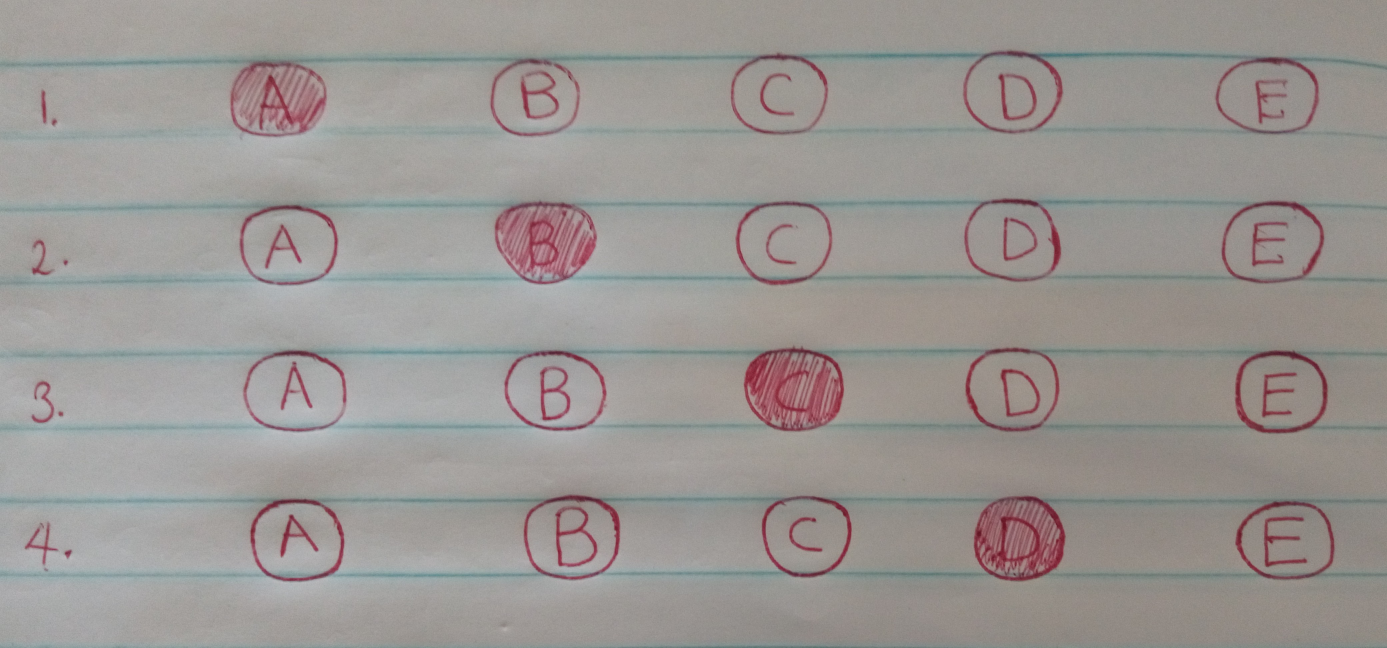
#> input picture Multiple choice answers.jpg, 4160 x 1943 px (shown at 1/3 size)
$ python 'Optical Mark Recongnition.py' --image 'Multiple choice answers.jpg'
#> lines starting #> are read from the running program, lines starting #| are printed output that depends on the picture; after the words box and inside, x2 and y2 are one past the last pixel; in counts of white or black regions, pixels touching at a corner belong together
'''Import the necessary packages'''
import numpy
import argparse
import cv2
import imutils
from imutils import contours as ct

'''Get the image'''
argparse = argparse.ArgumentParser()
argparse.add_argument("-i", "--image", required=True, help="Adds the image from the command line")
image = vars(argparse.parse_args())

'''Define the answer key that maps to the question number
The answers are
A, B, C, D, E, E, D, C, B, A
'''
ANSWER_KEY = {0: 0, 1: 1, 2: 2, 3: 3, 4: 4, 5: 4, 6: 3, 7: 2, 8: 1, 9: 0}

'''Preprocess the input image'''
image = cv2.imread(image["image"])
#> image is the input picture: shape (1943, 4160, 3); mean B, G, R 147.2, 150, 154.4
#change the width and height of the original image
imageCopy = imutils.resize(image, height=500)
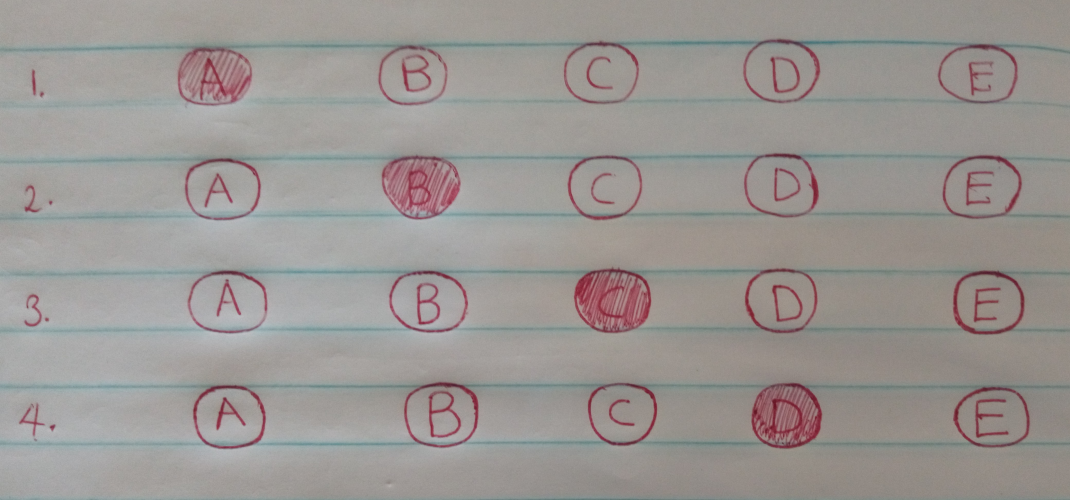
#> imageCopy: shape (500, 1070, 3); mean B, G, R 147.2, 150, 154.4
#Start main preprocessing
gray = cv2.cvtColor(imageCopy, cv2.COLOR_BGR2GRAY)
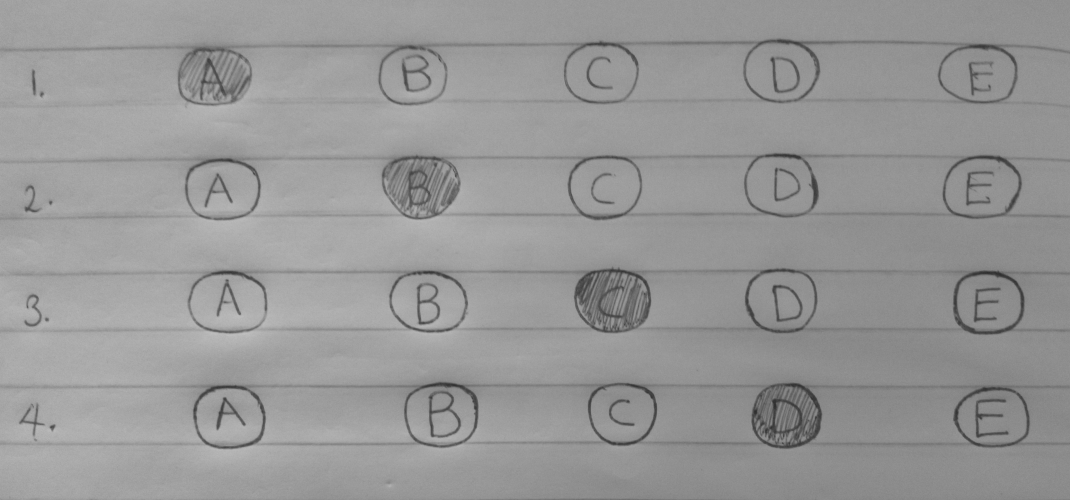
#> gray: shape (500, 1070); min 45, max 191, mean 151
blur = cv2.GaussianBlur(gray, (1, 1), 0)
edged = cv2.Canny(blur, 105, 150)
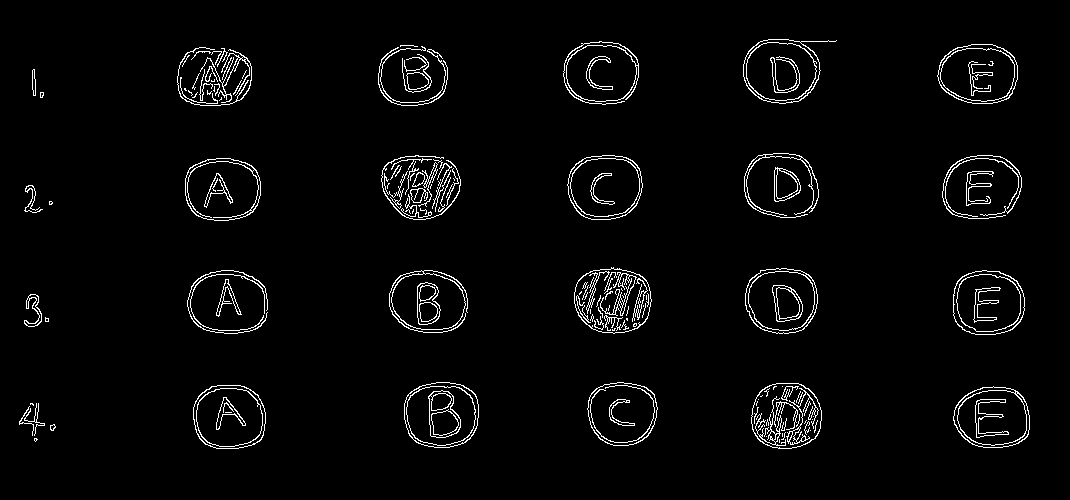
#> edged: shape (500, 1070); 3% white in thin lines or dots, all inside (x1, y1, x2, y2) = (19, 39, 1030, 449)

'''Display each image when it was processed'''
cv2.imshow("Original Image", imageCopy)
cv2.waitKey(0)

cv2.imshow("Grayed Image", gray)
cv2.waitKey(0)

cv2.imshow("Blurred Image", blur)
cv2.waitKey(0)

cv2.imshow("Edged Image", edged)
cv2.waitKey(0)

'''Apply binary threshold to the image'''
binImage = cv2.threshold(gray, 0, 255, cv2.THRESH_BINARY_INV | cv2.THRESH_OTSU)[1]
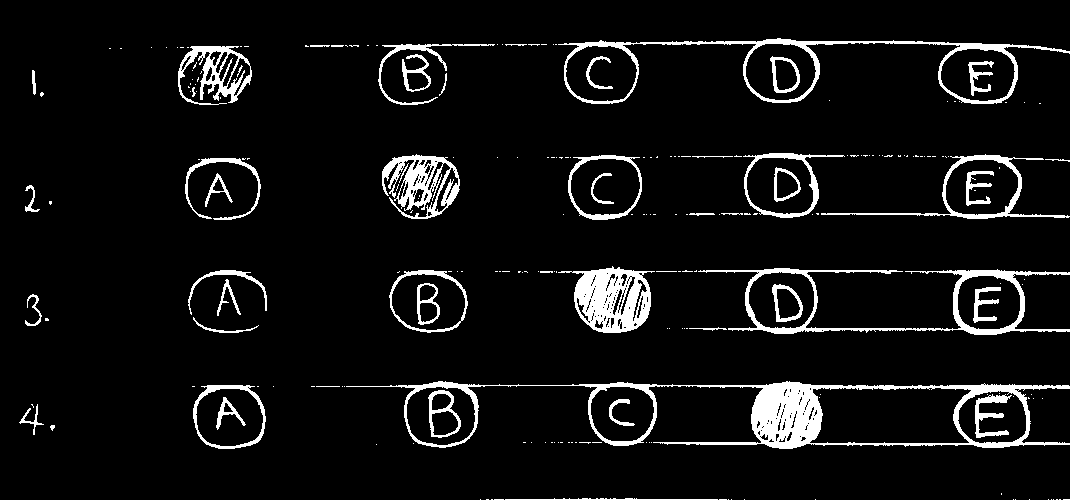
#> binImage: shape (500, 1070); 6.8% white; 229 white regions (177 under 20 px)
cv2.imshow("Binary Image", binImage)
cv2.waitKey(0)

#Find the contours in the image then the bubble contours
contours = cv2.findContours(edged.copy(), cv2.RETR_EXTERNAL, cv2.CHAIN_APPROX_SIMPLE)
#> contours = 81 contours, 45 with area under 20; largest, box (x1, y1, x2, y2) and area: (574, 267, 652, 334) 4053, (404, 382, 479, 448) 4046, (743, 39, 837, 104) 3945, (567, 155, 643, 220) 3941, (185, 158, 261, 221) 3919
contours = imutils.grab_contours(contours)

#question bubble variable
questionBubble = []

#find the bubble contours
for item in contours:
  #find the bounding box of the contour and find the aspect ratio
  (x, y, w, h) = cv2.boundingRect(item)
  aspRatio = w / float(h)

  #append the bubble to the bubble variable
  if w >= 20 and h >= 20 and aspRatio >= 0.8 and aspRatio <= 1.5:
    questionBubble.append(item)
#> this loop made 81 passes
#> (x, y, w, h, aspRatio) on passes 1 to 12: (34, 438, 4, 4, 1), (50, 424, 6, 7, 0.857), (19, 406, 15, 30, 0.5), (24, 403, 21, 33, 0.636), (30, 403, 4, 3, 1.33), (953, 386, 77, 62, 1.24), (193, 385, 73, 64, 1.14), (751, 383, 71, 66, 1.08), (587, 382, 71, 64, 1.11), (404, 382, 75, 66, 1.14), (45, 317, 4, 5, 0.8), (24, 294, 18, 33, 0.545)
#> (item, x, y, w, h, aspRatio) on passes 29, 30, 57: ([[440, 179], [440, 180]], 440, 179, 1, 2, 0.5), ([[453, 178], [454, 179], [454, 180], [454, 179]], 453, 178, 2, 3, 0.667), ([[214, 86], [214, 89], [213, 90], [214, 91]], 213, 86, 2, 6, 0.333)
#> after the loop, questionBubble = 26 contours, 2 with area under 20; largest, box (x1, y1, x2, y2) and area: (574, 267, 652, 334) 4053, (404, 382, 479, 448) 4046, (743, 39, 837, 104) 3945, (567, 155, 643, 220) 3941, (185, 158, 261, 221) 3919

questionColoured = imageCopy.copy()
for item in questionBubble:
  cv2.drawContours(questionColoured, [item], -1, (240, 0, 159), 2)
#> this loop made 26 passes
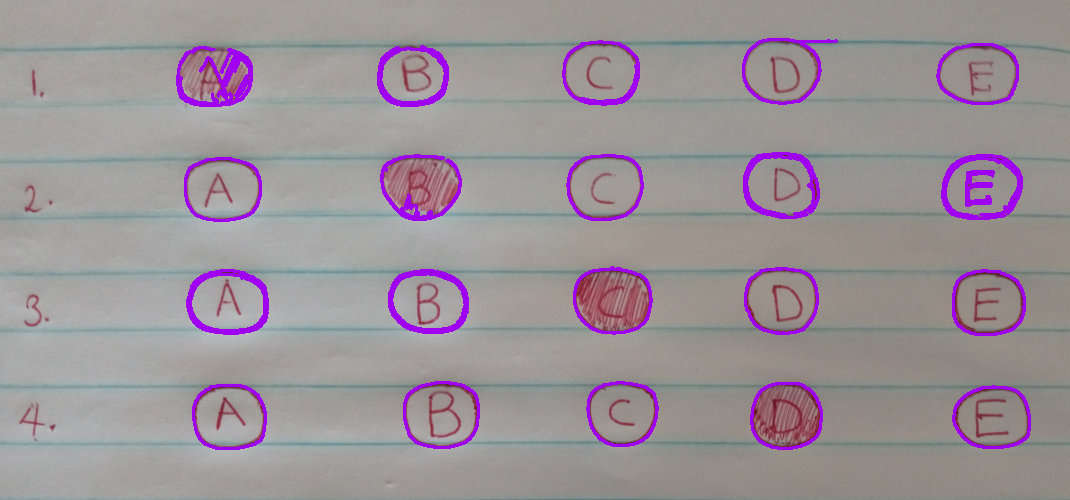
#> questionColoured: shape (500, 1070, 3); 3.85% of pixels changed, all inside (x1, y1, x2, y2) = (176, 38, 1031, 450)

cv2.imshow("Contours", questionColoured)
cv2.waitKey(0)

#sort the contours and arrange them from top to bottom
arrangedContours = ct.sort_contours(questionBubble, method="top-to-bottom")[0]
#> arrangedContours has the same summary as questionBubble
#draw different colours for each row
colours = [(255, 0, 0), (0, 255, 0), (0, 0, 255), (50, 50, 50), (100, 100, 100)]
#loop through the contour and draw the colours
#increment count
count = 0
step = 0
colour = colours[step]
sortedQuestion = imageCopy.copy()
for item in arrangedContours:
  if count % 5 == 0:
    step = step + 1
    colour = colours[step]
    print("Colour {} is: {}".format(count, colour))

    if step == 4 or step > 4:
      step = 0

  count = count + 1
  cv2.drawContours(sortedQuestion, [item], -1, colour, 2)
#> this loop made 26 passes
#> colour on passes 1, 6, 11, 16, 21, 26: (0, 255, 0), (0, 0, 255), (50, 50, 50), (100, 100, 100), (0, 255, 0), (0, 0, 255)
#| Colour 0 is: (0, 255, 0)
#| Colour 5 is: (0, 0, 255)
#| Colour 10 is: (50, 50, 50)
#| Colour 15 is: (100, 100, 100)
#| Colour 20 is: (0, 255, 0)
#| Colour 25 is: (0, 0, 255)
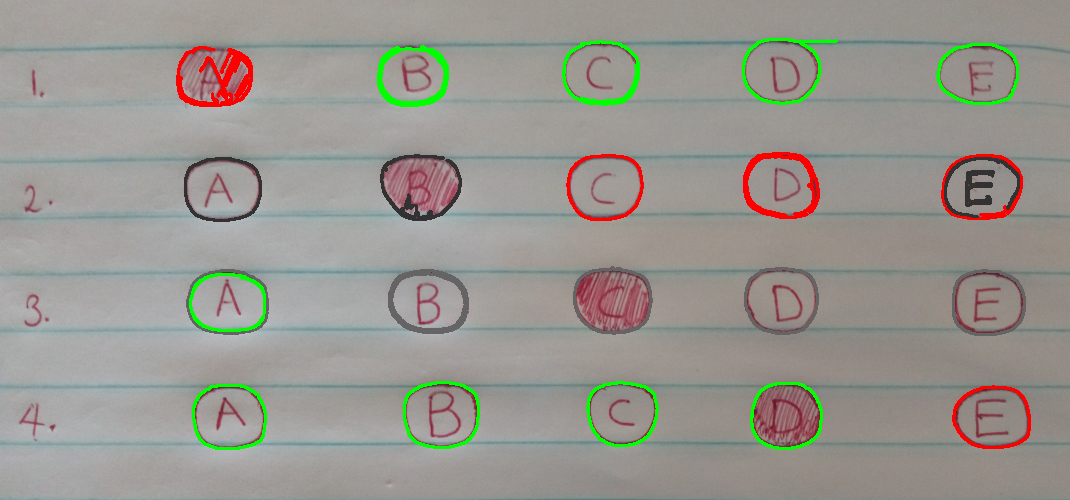
#> sortedQuestion: shape (500, 1070, 3); 3.85% of pixels changed, all inside (x1, y1, x2, y2) = (176, 38, 1031, 450)
#> after the loop, count = 26; step = 2

cv2.imshow("Sorted Questions", sortedQuestion)
cv2.waitKey(0)
